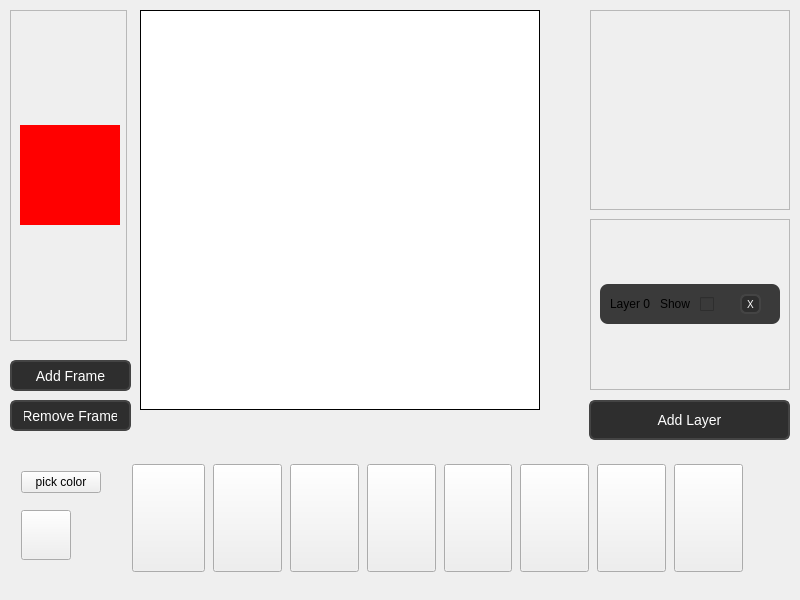
<?xml version="1.0" encoding="UTF-8"?>
<ui version="4.0">
 <class>MainWindow</class>
 <widget class="QMainWindow" name="MainWindow">
  <property name="geometry">
   <rect>
    <x>0</x>
    <y>0</y>
    <width>800</width>
    <height>600</height>
   </rect>
  </property>
  <property name="windowTitle">
   <string>MainWindow</string>
  </property>
  <widget class="QWidget" name="centralwidget">
   <widget class="QWidget" name="horizontalLayoutWidget">
    <property name="geometry">
     <rect>
      <x>130</x>
      <y>460</y>
      <width>620</width>
      <height>116</height>
     </rect>
    </property>
    <layout class="QHBoxLayout" name="toolBar">
     <item>
      <widget class="QPushButton" name="pencil">
       <property name="maximumSize">
        <size>
         <width>73</width>
         <height>16777215</height>
        </size>
       </property>
       <property name="styleSheet">
        <string notr="true">height:100%;</string>
       </property>
       <property name="text">
        <string/>
       </property>
      </widget>
     </item>
     <item>
      <widget class="QPushButton" name="eraser">
       <property name="maximumSize">
        <size>
         <width>69</width>
         <height>16777215</height>
        </size>
       </property>
       <property name="styleSheet">
        <string notr="true">height: 100%;</string>
       </property>
       <property name="text">
        <string/>
       </property>
      </widget>
     </item>
     <item>
      <widget class="QPushButton" name="undo">
       <property name="maximumSize">
        <size>
         <width>69</width>
         <height>16777215</height>
        </size>
       </property>
       <property name="styleSheet">
        <string notr="true">height: 100%;</string>
       </property>
       <property name="text">
        <string/>
       </property>
      </widget>
     </item>
     <item>
      <widget class="QPushButton" name="redo">
       <property name="maximumSize">
        <size>
         <width>69</width>
         <height>16777215</height>
        </size>
       </property>
       <property name="styleSheet">
        <string notr="true">height: 100%;</string>
       </property>
       <property name="text">
        <string/>
       </property>
      </widget>
     </item>
     <item>
      <widget class="QPushButton" name="mirror">
       <property name="maximumSize">
        <size>
         <width>68</width>
         <height>16777215</height>
        </size>
       </property>
       <property name="styleSheet">
        <string notr="true">height: 100%;</string>
       </property>
       <property name="text">
        <string/>
       </property>
      </widget>
     </item>
     <item>
      <widget class="QPushButton" name="rotate">
       <property name="maximumSize">
        <size>
         <width>69</width>
         <height>16777215</height>
        </size>
       </property>
       <property name="styleSheet">
        <string notr="true">height: 100%;</string>
       </property>
       <property name="text">
        <string/>
       </property>
      </widget>
     </item>
     <item>
      <widget class="QPushButton" name="save">
       <property name="maximumSize">
        <size>
         <width>69</width>
         <height>16777215</height>
        </size>
       </property>
       <property name="styleSheet">
        <string notr="true">height: 100%;</string>
       </property>
       <property name="text">
        <string/>
       </property>
      </widget>
     </item>
     <item>
      <widget class="QPushButton" name="load">
       <property name="maximumSize">
        <size>
         <width>69</width>
         <height>16777215</height>
        </size>
       </property>
       <property name="styleSheet">
        <string notr="true">height: 100%;</string>
       </property>
       <property name="text">
        <string/>
       </property>
      </widget>
     </item>
    </layout>
   </widget>
   <widget class="SpriteEditor" name="canvas">
    <property name="geometry">
     <rect>
      <x>140</x>
      <y>10</y>
      <width>400</width>
      <height>400</height>
     </rect>
    </property>
    <property name="frameShape">
     <enum>QFrame::Shape::Box</enum>
    </property>
    <property name="frameShadow">
     <enum>QFrame::Shadow::Plain</enum>
    </property>
    <property name="lineWidth">
     <number>1</number>
    </property>
    <property name="verticalScrollBarPolicy">
     <enum>Qt::ScrollBarPolicy::ScrollBarAlwaysOff</enum>
    </property>
    <property name="horizontalScrollBarPolicy">
     <enum>Qt::ScrollBarPolicy::ScrollBarAlwaysOff</enum>
    </property>
    <property name="sizeAdjustPolicy">
     <enum>QAbstractScrollArea::SizeAdjustPolicy::AdjustToContents</enum>
    </property>
    <property name="autoScroll">
     <bool>true</bool>
    </property>
    <property name="autoScrollMargin">
     <number>16</number>
    </property>
    <property name="editTriggers">
     <set>QAbstractItemView::EditTrigger::NoEditTriggers</set>
    </property>
    <property name="selectionMode">
     <enum>QAbstractItemView::SelectionMode::NoSelection</enum>
    </property>
    <property name="gridStyle">
     <enum>Qt::PenStyle::SolidLine</enum>
    </property>
    <attribute name="horizontalHeaderVisible">
     <bool>false</bool>
    </attribute>
    <attribute name="verticalHeaderVisible">
     <bool>false</bool>
    </attribute>
    <attribute name="verticalHeaderMinimumSectionSize">
     <number>14</number>
    </attribute>
   </widget>
   <widget class="QPushButton" name="addLayer">
    <property name="geometry">
     <rect>
      <x>589</x>
      <y>400</y>
      <width>201</width>
      <height>40</height>
     </rect>
    </property>
    <property name="styleSheet">
     <string notr="true">QPushButton {
    background-color: #2E2E2E;  /* Dark gray background */
    color: #FFFFFF;  /* White text */
    border: 2px solid #444444;  /* Slightly lighter border */
    border-radius: 6px;  /* Rounded corners */
    padding: 6px 12px;  /* Comfortable padding */
    font-size: 14px;  /* Readable text */
}

QPushButton:hover {
    background-color: #3A3A3A;  /* Slightly lighter on hover */
    border: 2px solid #555555;  /* Lighter border */
}

QPushButton:pressed {
    background-color: #1F1F1F;  /* Even darker when clicked */
    border: 2px solid #666666;
}

QPushButton:disabled {
    background-color: #444444;  /* Disabled state */
    color: #777777;
    border: 2px solid #555555;
}
</string>
    </property>
    <property name="text">
     <string>Add Layer</string>
    </property>
   </widget>
   <widget class="QScrollArea" name="scrollAreaLayer">
    <property name="geometry">
     <rect>
      <x>590</x>
      <y>219</y>
      <width>200</width>
      <height>171</height>
     </rect>
    </property>
    <property name="horizontalScrollBarPolicy">
     <enum>Qt::ScrollBarPolicy::ScrollBarAlwaysOff</enum>
    </property>
    <property name="widgetResizable">
     <bool>true</bool>
    </property>
    <widget class="QWidget" name="scrollView">
     <property name="geometry">
      <rect>
       <x>0</x>
       <y>0</y>
       <width>198</width>
       <height>169</height>
      </rect>
     </property>
     <layout class="QVBoxLayout" name="verticalLayout">
      <item>
       <layout class="QVBoxLayout" name="layerView">
        <item>
         <widget class="QWidget" name="layerWidget" native="true">
          <property name="minimumSize">
           <size>
            <width>150</width>
            <height>40</height>
           </size>
          </property>
          <property name="maximumSize">
           <size>
            <width>200</width>
            <height>40</height>
           </size>
          </property>
          <property name="styleSheet">
           <string notr="true">QWidget {
    background-color: #3A3A3A;  /* Dark background for layers */
    border-radius: 8px;  /* Rounded corners */
}

QWidget:!selected {
    background-color: #3A3A3A;  /* Dark background when not selected */
}

QWidget:selected {
    background-color: #555555;  /* Lighter background when selected */
    border: 2px solid #888888;  /* Optional border to indicate selection */
}
</string>
          </property>
          <widget class="QLabel" name="layerName">
           <property name="geometry">
            <rect>
             <x>10</x>
             <y>10</y>
             <width>41</width>
             <height>20</height>
            </rect>
           </property>
           <property name="text">
            <string>Layer 0</string>
           </property>
          </widget>
          <widget class="QPushButton" name="deleteLayer">
           <property name="geometry">
            <rect>
             <x>140</x>
             <y>10</y>
             <width>21</width>
             <height>20</height>
            </rect>
           </property>
           <property name="styleSheet">
            <string notr="true">QPushButton {
    background-color: #2E2E2E;  /* Dark gray background */
    color: #FFFFFF;  /* White text */
    border: 2px solid #444444;  /* Slightly lighter border */
    border-radius: 6px;  /* Rounded corners */
    font-size: 10px;  /* Readable text */
}

QPushButton:hover {
    background-color: #3A3A3A;  /* Slightly lighter on hover */
    border: 2px solid #555555;  /* Lighter border */
}

QPushButton:pressed {
    background-color: #1F1F1F;  /* Even darker when clicked */
    border: 2px solid #666666;
}

QPushButton:disabled {
    background-color: #444444;  /* Disabled state */
    color: #777777;
    border: 2px solid #555555;
}
</string>
           </property>
           <property name="text">
            <string>X</string>
           </property>
          </widget>
          <widget class="QCheckBox" name="layerCheckBox">
           <property name="geometry">
            <rect>
             <x>100</x>
             <y>10</y>
             <width>16</width>
             <height>20</height>
            </rect>
           </property>
           <property name="text">
            <string/>
           </property>
          </widget>
          <widget class="QLabel" name="showLayer">
           <property name="geometry">
            <rect>
             <x>60</x>
             <y>10</y>
             <width>31</width>
             <height>20</height>
            </rect>
           </property>
           <property name="text">
            <string>Show</string>
           </property>
          </widget>
         </widget>
        </item>
       </layout>
      </item>
     </layout>
    </widget>
   </widget>
   <widget class="QFrame" name="frame">
    <property name="geometry">
     <rect>
      <x>590</x>
      <y>10</y>
      <width>200</width>
      <height>200</height>
     </rect>
    </property>
    <property name="frameShape">
     <enum>QFrame::Shape::StyledPanel</enum>
    </property>
    <property name="frameShadow">
     <enum>QFrame::Shadow::Raised</enum>
    </property>
   </widget>
   <widget class="QWidget" name="gridLayoutWidget">
    <property name="geometry">
     <rect>
      <x>0</x>
      <y>460</y>
      <width>122</width>
      <height>111</height>
     </rect>
    </property>
    <layout class="QGridLayout" name="gridLayout">
     <item row="0" column="1">
      <widget class="QPushButton" name="colorPicker">
       <property name="text">
        <string>pick color</string>
       </property>
      </widget>
     </item>
     <item row="1" column="1">
      <widget class="QPushButton" name="colorPreview">
       <property name="enabled">
        <bool>true</bool>
       </property>
       <property name="maximumSize">
        <size>
         <width>50</width>
         <height>50</height>
        </size>
       </property>
       <property name="text">
        <string/>
       </property>
      </widget>
     </item>
    </layout>
   </widget>
   <widget class="QScrollArea" name="scrollAreaFrame">
    <property name="geometry">
     <rect>
      <x>10</x>
      <y>10</y>
      <width>117</width>
      <height>331</height>
     </rect>
    </property>
    <property name="maximumSize">
     <size>
      <width>150</width>
      <height>400</height>
     </size>
    </property>
    <property name="horizontalScrollBarPolicy">
     <enum>Qt::ScrollBarPolicy::ScrollBarAlwaysOff</enum>
    </property>
    <property name="widgetResizable">
     <bool>true</bool>
    </property>
    <widget class="QWidget" name="scrollFrame">
     <property name="geometry">
      <rect>
       <x>0</x>
       <y>0</y>
       <width>115</width>
       <height>329</height>
      </rect>
     </property>
     <layout class="QVBoxLayout" name="verticalLayout_2">
      <item>
       <layout class="QVBoxLayout" name="frameView">
        <property name="spacing">
         <number>4</number>
        </property>
        <item>
         <widget class="QWidget" name="frameWidget" native="true">
          <property name="minimumSize">
           <size>
            <width>100</width>
            <height>100</height>
           </size>
          </property>
          <property name="maximumSize">
           <size>
            <width>100</width>
            <height>100</height>
           </size>
          </property>
          <property name="styleSheet">
           <string notr="true">background-color: rgb(255, 0, 0);</string>
          </property>
         </widget>
        </item>
       </layout>
      </item>
     </layout>
    </widget>
   </widget>
   <widget class="QPushButton" name="addFrame">
    <property name="geometry">
     <rect>
      <x>10</x>
      <y>360</y>
      <width>121</width>
      <height>31</height>
     </rect>
    </property>
    <property name="styleSheet">
     <string notr="true">QPushButton {
    background-color: #2E2E2E;  /* Dark gray background */
    color: #FFFFFF;  /* White text */
    border: 2px solid #444444;  /* Slightly lighter border */
    border-radius: 6px;  /* Rounded corners */
    padding: 6px 12px;  /* Comfortable padding */
    font-size: 14px;  /* Readable text */
}

QPushButton:hover {
    background-color: #3A3A3A;  /* Slightly lighter on hover */
    border: 2px solid #555555;  /* Lighter border */
}

QPushButton:pressed {
    background-color: #1F1F1F;  /* Even darker when clicked */
    border: 2px solid #666666;
}

QPushButton:disabled {
    background-color: #444444;  /* Disabled state */
    color: #777777;
    border: 2px solid #555555;
}
</string>
    </property>
    <property name="text">
     <string>Add Frame</string>
    </property>
   </widget>
   <widget class="QPushButton" name="removeFrame">
    <property name="geometry">
     <rect>
      <x>10</x>
      <y>400</y>
      <width>121</width>
      <height>31</height>
     </rect>
    </property>
    <property name="font">
     <font>
      <pointsize>-1</pointsize>
     </font>
    </property>
    <property name="styleSheet">
     <string notr="true">QPushButton {
    background-color: #2E2E2E;  /* Dark gray background */
    color: #FFFFFF;  /* White text */
    border: 2px solid #444444;  /* Slightly lighter border */
    border-radius: 6px;  /* Rounded corners */
    padding: 6px 12px;  /* Comfortable padding */
    font-size: 14px;  /* Readable text */
}

QPushButton:hover {
    background-color: #3A3A3A;  /* Slightly lighter on hover */
    border: 2px solid #555555;  /* Lighter border */
}

QPushButton:pressed {
    background-color: #1F1F1F;  /* Even darker when clicked */
    border: 2px solid #666666;
}

QPushButton:disabled {
    background-color: #444444;  /* Disabled state */
    color: #777777;
    border: 2px solid #555555;
}
</string>
    </property>
    <property name="text">
     <string>Remove Frame</string>
    </property>
   </widget>
  </widget>
 </widget>
 <customwidgets>
  <customwidget>
   <class>SpriteEditor</class>
   <extends>QTableWidget</extends>
   <header location="global">spriteeditor.h</header>
  </customwidget>
 </customwidgets>
 <resources/>
 <connections/>
</ui>
